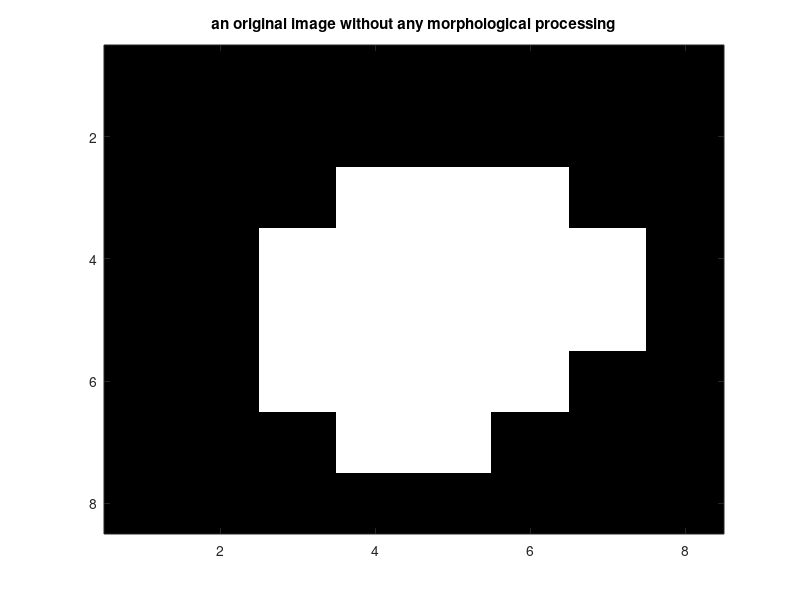
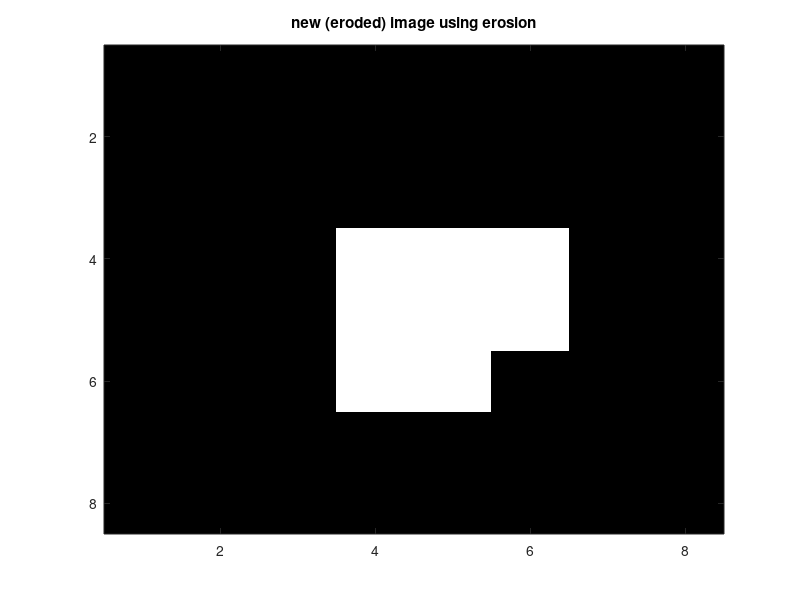
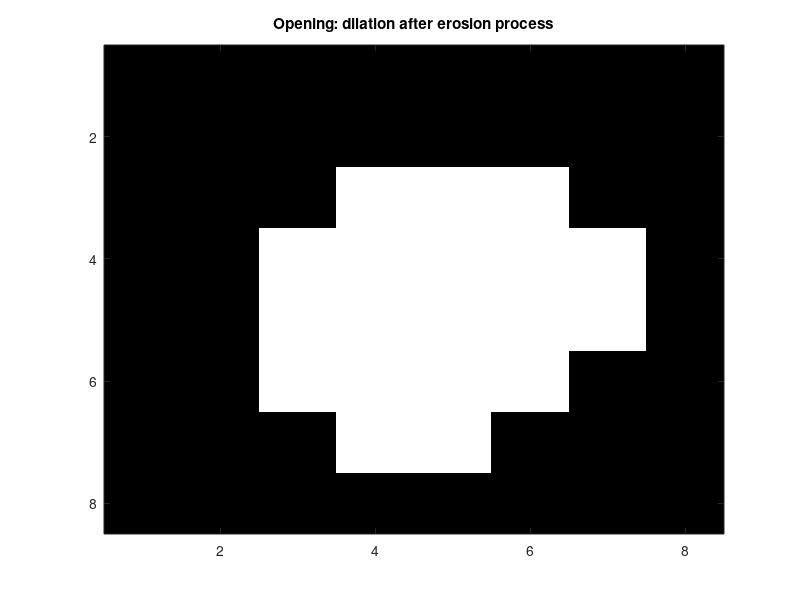
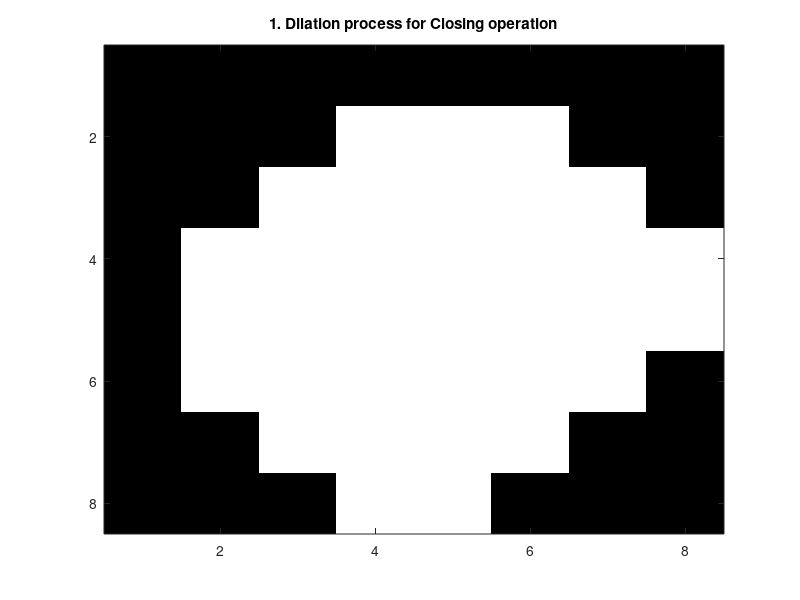

Here is the MATLAB script that generated these plots, in order: (Note: this script raises an error after producing the figures.)
%%To test Erosion and Dilation for VIP persons (Video and Image Processing)
%Digital Image Processing - Morphological Processing

%% 
clear all; close all;

%%1.Create an 8x8 original image (pixel)-evaluate MATLAB code below and see the figure (Morphological Op)
%%Erosion: an approach to operate erosion on the original image(pixel matrix)

imth = [zeros(1,8); zeros(1,8); zeros(1,3),ones(1,3), zeros(1,2); zeros(2,2), ones(2,4), ones(2,1), zeros(2,1);zeros(1,2), ones(1,4), zeros(1,2);zeros(2,3), [ones(1,2);zeros(1,2)], zeros(2,3)]
figure%(1) let's see it as an scaled (8bit) gray image
imagesc(imth)
colormap(gray)
title('an original image without any morphological processing')


%% I. Opening (two processes combined; erosion and then dilation)
%create 4 images from an original image (imth); shift to the left (erodeR; 
%shift one column to the left and fill 0 to the last col on the right)
% assume the image has size of nxm; n (# of rows) by m (# of col) dimension

erodeR = [imth(:, 2:end), zeros(size(imth,1),1)] %shift to the left for "2nd to last col of all rows", imth(:, 2:end) and erode right by "adding mx1 column vector to the righ", zeros(size(imth,1),1); 
erodeL = [zeros(size(imth,1),1), imth(:,1:end-1)]%erode Left by "adding nx1 zero vector to the left", zeros(size(imth,1),1) and shift "first col to (m-1) col of all rows" to the right, imth(:,1:end-1)
erodeU = [zeros(1,size(imth,2));imth(1:end-1,:)] %erode Up; shift to the bottom
erodeD = [imth(2:end,:); zeros(1,size(imth,2))]  %erode Down; shift to the top

% new imth: intersection (AND) of the above four eroded matrices 
erodimth = imth & erodeR & erodeL & erodeU & erodeD %any 0 at a pixel in 4 images, the output pixel is zero(0)

figure%(2) %automatically, assign the figure #, but I want to know # in the code
imagesc(erodimth)
colormap(gray)
title('new (eroded) image using erosion')

%% followed by Dilation: based on new imth (erodimth)
%shift Left/Right/Down/Up again

dilateR = [erodimth(:,2:end),zeros(size(erodimth,1),1)]
dilateL = [zeros(size(erodimth,1),1), erodimth(:,1:end-1)] 
dilateU = [zeros(1,size(erodimth,2));erodimth(1:end-1,:)] 
dilateD = [erodimth(2:end,:); zeros(1,size(erodimth,2))]

% any pixel has 1 at a pixel among four above images, the ouput pixel is 1
openimth = (erodimth | dilateL | dilateR | dilateU | dilateD) % or, union

figure%(3)
imagesc(openimth)
colormap(gray)
title('Opening: dilation after erosion process') %see word file for the plot

%% %%%%%%%%%%%%%%%%%%%%%%%%%%%%%%%%%%%%%%%%%%%%%%%%%%%%%%%%%%%%%%%%%%%%%%%%
%%%%%%%%%%% Practice raises your strength; practiced enough? %%%%%%%%%%%%%%
%%%%%%%%%%%%%% Let's solve a problem below %%%%%%%%%%%%%%%%%%%%%%%%%%%%%%%%

%%II. Create a new image using "Closing" operation from the original image
clear
imth1 = [zeros(2,8); zeros(5,2), [0;ones(3,1);0], ones(5,2), [ones(4,1);0], [0;1;1;0;0],zeros(5,1);zeros(1,8)] %same to imth

%%Dilation: evaluate each process - see MATLAB command window

DilationRt = [imth1(:,2:end), zeros(size(imth1,1),1)] %
DilationLt = [zeros(size(imth1,1),1), imth1(:,1:end-1)]
DilationUp = [zeros(1, size(imth1,2)); imth1(1:end-1,:)]
DilationDn = [imth1(2:end,:); zeros(1,size(imth1,2))]

dilatedimth1 = DilationRt | DilationLt | DilationUp | DilationDn

figure%(4)
imagesc(dilatedimth1)
colormap(gray)
title('1. Dilation process for Closing operation')

%%%%%and then, your turn to create eroded image of the dilatedimth1



%% III. This utilizes image processing toolbox (requirement) and may relate to computer vision as well
%1.Opening: Morphological structuring element using 3x3 window and scan using operating algorithm
clear; close all

imth = [zeros(2,8); zeros(5,2), [0;ones(3,1);0], ones(5,2), [ones(4,1);0], [0;1;1;0;0],zeros(5,1);zeros(1,8)] %same to imth

SE = strel('square', 3)         % create a strunctural element
seo = SE.Neighborhood           % extract the 3x3 square matrix from the SE
imthopen = imopen(imth, seo) % enable opening and operate it using seq to the imth image
figure%(5)
imagesc(imthopen)
colormap(gray)
title('Opening image using 3x3 Sq strel')

%%2.Closing: Dilation followed by Erosion

SEC = strel('square', 3)        % change square to sphere, cube, diamond, cuboid, etc. and also size!
sec = SE.Neighborhood
imthclose = imclose(imth, sec)
figure%(6)
imagesc(imthclose)
colormap(gray)
title('Closing image using 3x3 Sq strel')

